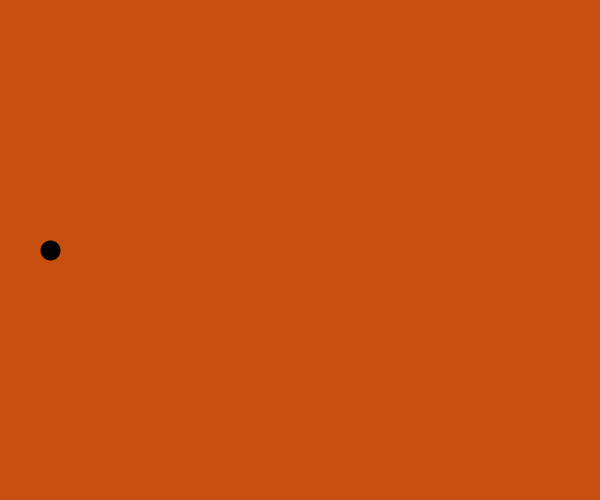
Frame 1 (no input)
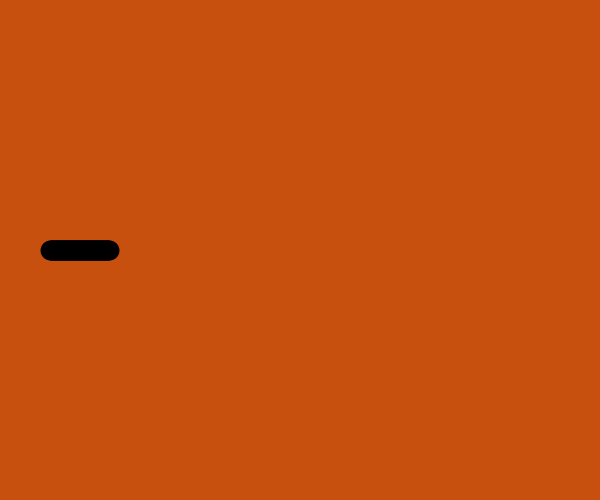
Frame 60 (the mouse pressed at the canvas centre just before this capture)
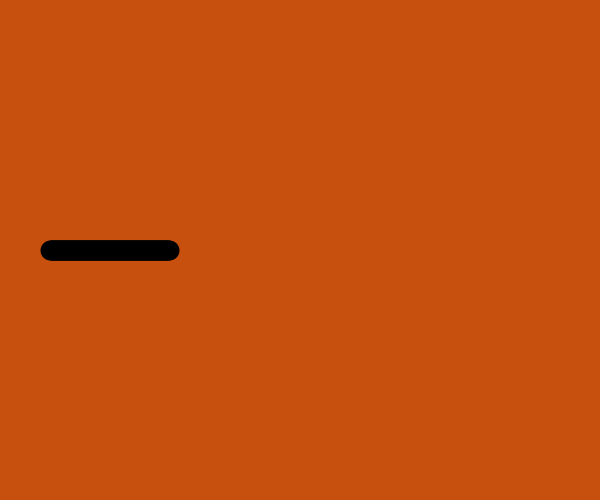
Frame 120 (the mouse held since frame 60 and released just before this capture)

The Processing sketch that drew these frames (run headless with seeded random() and noise(); from frame 60 on, the mouse is pressed at the canvas centre):

// Processing sketch: s02e04a
// ── s02e04a.pde
void setup()
{
  size(600,500);
  background(200,80,15);
  strokeWeight(20);
}

float pozycja = 50;

void draw()
{
  point(pozycja, 250);
  pozycja = pozycja + 1;
}
